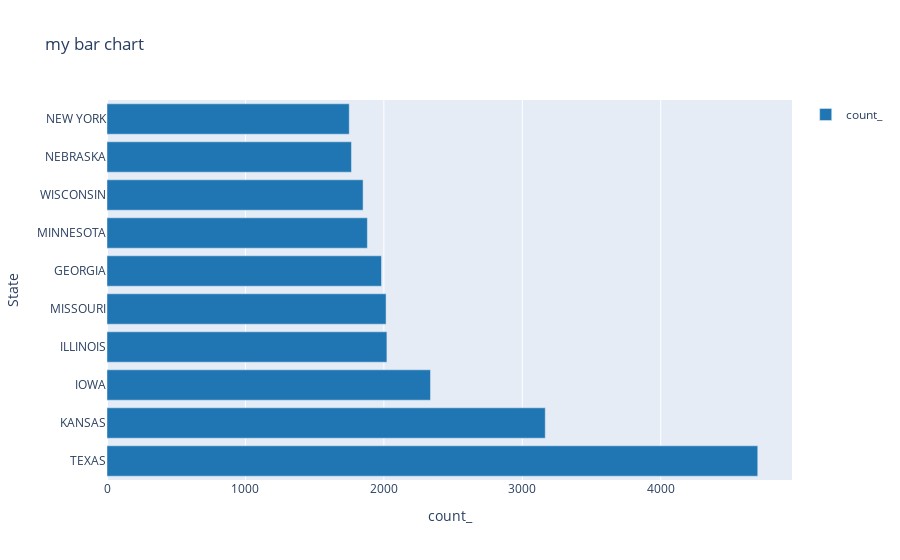

Write notebook code for a chart like this one.
### Markdown cell above
Calling `my_bar_chart` will display the output of the kql query assigned to it. In this example, it's showing the plotly output.

### Code cell
my_bar_chart

### Figure 1 — Plotly figure (JSON) as saved in the notebook; plotly's stock layout.template omitted (floating-point values rounded to 4 significant figures)
{"data": [{"marker": {"color": "rgb(31, 118, 179)"}, "name": "count_", "orientation": "h", "type": "bar", "x": [4701, 3166, 2337, 2022, 2016, 1983, 1881, 1850, 1766, 1750], "y": ["TEXAS", "KANSAS", "IOWA", "ILLINOIS", "MISSOURI", "GEORGIA", "MINNESOTA", "WISCONSIN", "NEBRASKA", "NEW YORK"]}], "layout": {"showlegend": true, "title": {"text": "my bar chart"}, "xaxis": {"ticksuffix": "", "title": {"text": "count_"}, "type": "linear"}, "yaxis": {"title": {"text": "State"}, "type": "category"}}}
